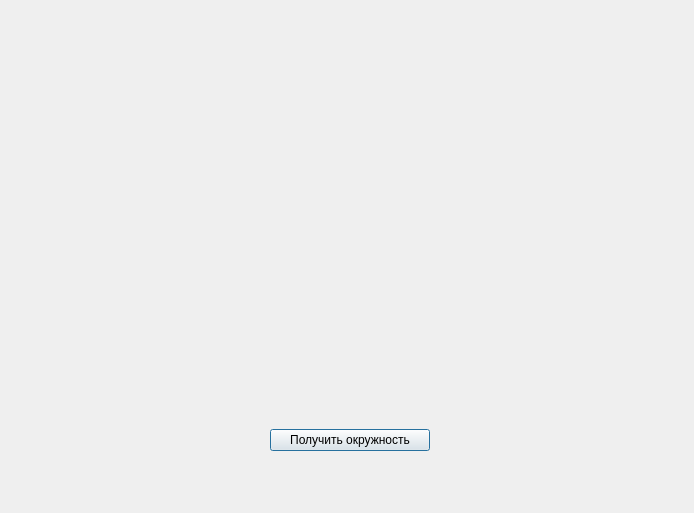
<?xml version="1.0" encoding="UTF-8"?>
<ui version="4.0">
 <class>Dialog</class>
 <widget class="QDialog" name="Dialog">
  <property name="geometry">
   <rect>
    <x>0</x>
    <y>0</y>
    <width>694</width>
    <height>513</height>
   </rect>
  </property>
  <property name="windowTitle">
   <string>Dialog</string>
  </property>
  <widget class="QWidget" name="horizontalLayoutWidget">
   <property name="geometry">
    <rect>
     <x>270</x>
     <y>400</y>
     <width>160</width>
     <height>80</height>
    </rect>
   </property>
   <layout class="QHBoxLayout" name="horizontalLayout">
    <item>
     <widget class="QPushButton" name="button">
      <property name="text">
       <string>Получить окружность</string>
      </property>
     </widget>
    </item>
   </layout>
  </widget>
 </widget>
 <resources/>
 <connections/>
</ui>
